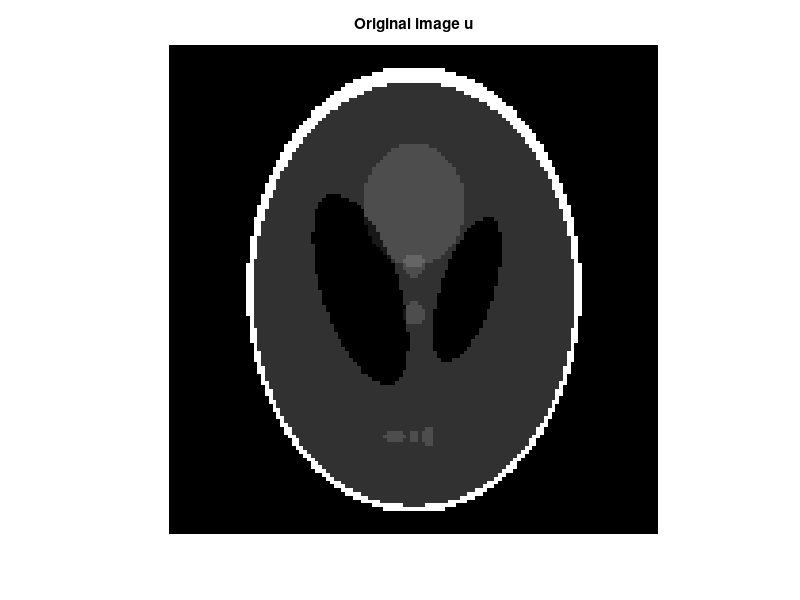
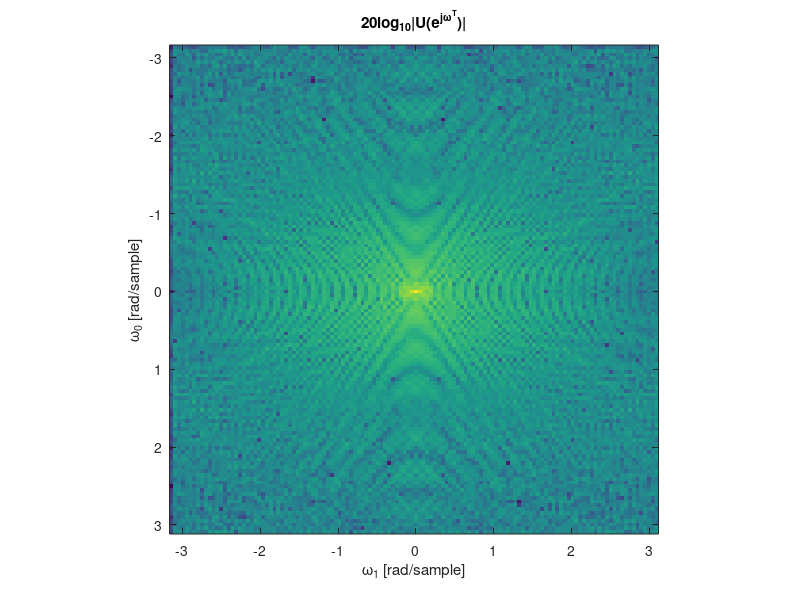

The MATLAB source for these figures, in order: (Note: this script raises an error after producing the figures.)
%% Sample 12-2
%% 画像復元
% フィルタ補正逆投影法 (FBP)
% 
% 画像処理特論
% 
% 村松 正吾 
% 
% 動作確認: MATLAB R2020a
%% Image restoration
% Filtered backprojection (FBP)
% 
% Advanced Topics in Image Processing
% 
% Shogo MURAMATSU
% 
% Verified: MATLAB R2020a
% 準備
% (Preparation)

clear 
close all
% パラメータ設定
% (Parameter settings)

nSlices = 180;
lambda = 10^-5
%% 断層スライス画像の生成
% (Creation of tomographic slice images)
%% 
% * $u(\mathbf{p}), \mathbf{p}\in\mathbb{R}^2$: 原画像 (Original image)
%% 
% PHANTOM関数を利用して改良型シェップ ローガン頭部ファントム画像 $\mathbf{u}$ を作成して表示 (Create the modified 
% Shepp-Logan head phantom image by using function PHATOM and display it.)

u = phantom(128); 
figure(1)
imshow(u)
title('Original image u')
% 2変量DFT 
% (Bivariate DFT)
% 
% $$U[\mathbf{k}]=U(e^{j\mathbf{\omega}^T})|_{\mathbf{\omega}=2\pi\mathbf{Q}^{-T}\mathbf{k}$$

nPointsQ = 2.^nextpow2(size(u));
U = fftn(u,nPointsQ);
figure(2)
w0 = linspace(-pi,pi-2*pi/nPointsQ(2),nPointsQ(2));
w1 = linspace(-pi,pi-2*pi/nPointsQ(1),nPointsQ(1));
imagesc(w1,w0,fftshift(20*log10(abs(U))));
axis square
ylabel('\omega_0 [rad/sample]')
xlabel('\omega_1 [rad/sample]')
title('20log_{10}|U(e^{j{\bf\omega}^T})|')
ax = gca;
ax.YLim = [-pi pi];
ax.XLim = [-pi pi];
ax.YTick = [-pi 0 pi];
ax.YTickLabel = { '-\pi', '0', '\pi'};
ax.XTick = [-pi 0 pi];
ax.XTickLabel = { '-\pi', '0', '\pi'};
% ラドン変換
% (Radon transform)
% 
% $$\mathrm{r}_{u}(x, \theta)=\int_{\mathbb{R}} u\left(x {\bf \theta}+y {\bf 
% \theta}^{\perp}\right) d y$$
% 
% ただし，(where)
%% 
% * $\mathbf{\theta}=(\cos \theta, \sin \theta)^{T}$
% * $\mathbf{\theta}^{\perp}=(-\sin \theta, \cos \theta)^{T}$
%% 
% RADON関数を利用 (Use function RADON)

thetaset = linspace(0,180-180/nSlices,nSlices);
[r,p] = radon(u,thetaset);
%% 
% サイノグラムの表示 (Show sinogram)

figure(3)
imshow(r,[],'Xdata',thetaset,'Ydata',p,'InitialMagnification','fit')
xlabel('\theta (degrees)')
ylabel('x')
title('Sinogram r_u(x,\theta)')
colormap(gca,hot), colorbar
iptsetpref('ImshowAxesVisible','off')
% スライスの単変量DFT
% (Univariate DFT of each slice)
% 
% 中央スライス定理(Central slice theorem)
% 
% $$R_u(j\Omega_x,\theta)=U(j(\sin\theta\ \cos\theta)^T\Omega_x)$$
% 
% ※座標を垂直, 水平の順序で表示していることに注意 (NOTE that  the coordinates are shown in vertical 
% and horizontal order.)
% 
% DFTでの解釈 (Interpretation as DFT)
% 
% $$R_{u,\theta}[k]=R_u(e^{j\omega},\theta)|_{\omega=2\pi k/N}=U(e^{j\mathbf{\omega}^T})|_{\mathbf{\omega}=\left(\begin{array}{c}\sin\theta 
% \\ \cos\theta\end{array}\right)2\pi k/N$$

nPoints = 2^nextpow2(max([size(U,1) length(p)]));
rc = circshift(padarray(r,nPoints-size(r,1),'post'),p(1));
R = fft(rc,nPoints,1);
%% 
% スライス毎のスペクトルの表示 (Display of spectra for each slice)

figure(4)
wx = linspace(-pi,pi-2*pi/nPoints,nPoints);
imagesc(thetaset,wx,fftshift(20*log10(abs(R)),1))
ylabel('\omega_x [rad/sample]')
xlabel('\theta (degrees)')
title('20log_{10}|R(e^{j\omega_x},\theta)|')
ax = gca;
ax.YLim = [-pi pi];
ax.YTick = [-pi 0 pi];
ax.YTickLabel = { '-\pi', '0', '\pi'};
iptsetpref('ImshowAxesVisible','off')
% 逆ラドン変換
% (Inverse radon transform)
% 問題設定 (Problem setting)
% $$\hat{\mathbf{u}}=\arg\min_\mathbf{u}\frac{1}{2}\left\|\left(\begin{array}{c}\mathbf{r}_{\theta_0} 
% \\\mathbf{r}_{\theta_1} \\\vdots \\\mathbf{r}_{\theta_{I-1}} \end{array}\right)-\left(\begin{array}{c}\mathbf{W}_1^{-1}\mathbf{S}_{\downarrow\theta_0} 
% \\\mathbf{W}_1^{-1}\mathbf{S}_{\downarrow\theta_1}  \\\vdots \\\mathbf{W}_1^{-1}\mathbf{S}_{\downarrow\theta_{I-1}} 
% \end{array}\right)\mathbf{W}_2\mathbf{u}\right\|_2^2+\frac{\lambda}{2}\|\mathbf{\nabla}\mathbf{u}\|_2^2$$
% 
% ただし，(where)
%% 
% * $\mathbf{u}\in\mathbb{R}^N$: Vectorized expression of discretized array 
% of $u(\mathbf{p})$ 
% * $\mathbf{r}_{\theta_i}\in\mathbb{R}^m$: Vectorized expression of discretized 
% slice line of $r_u(x,\theta)$
% * $\mathbf{W}_d$: $d$-dimensional DFT matrix
% * $\mathbf{S}_{\downarrow\theta_i}$: Slice operator for direction $\theta_i$
% * $\mathbf{\nabla}$: Gradient operator
% 解 (Solution)
% $$\widehat{\mathbf{u}}=\mathbf{W}_{2}^{-1}\left(\left(\sum_{i=0}^{I-1} \mathbf{S}_{\downarrow 
% \theta_{i}}^{T} \mathbf{S}_{\downarrow \theta_{i}}\right)+\frac{m}{N} \lambda 
% \mathbf{W}_{2} \mathbf{\nabla}^{T} \mathbf{\nabla W}_{2}^{-1}\right)^{-1}\left(\sum_{i=0}^{I-1} 
% \mathbf{S}_{\downarrow \theta_{i}}^{T} \mathbf{W}_{1} \mathbf{r}_{\theta_{i}}\right)$$
% 
% $$\stackrel{\mathrm{DFT}}{\longleftrightarrow} \mathrm{U}[\mathbf{k}]=\left(S_{\uparrow 
% \downarrow}[\mathbf{k}]+\frac{m}{N} \lambda\left(\left|\mathrm{G}_{0}[\mathbf{k}]\right|^{2}+\left|\mathrm{G}_{1}[\mathbf{k}]\right|^{2}\right)\right)^{-1}\left(\sum_{i=0}^{I-1} 
% \mathrm{R}_{\theta_{i}}[\mathbf{k}]\right)$$
%% 
% * $G_0[\mathbf{k}]$: DFT of 1st-order difference filter in vertical direction
% * $G_1[\mathbf{k}]$: DFT of 1st-order difference filter in horizontal direction

% Accumuration of backprojected spectrum Rθi[k]
SR = zeros(nPoints+1);
% Accumuration of slice lines in frequency domain
SS = zeros(nPoints+1);
% Zero array
S0 = zeros(nPoints+1);
S1 = S0;
S1(1,:) = 1;
for iSlice = 1:length(thetaset)
    theta = thetaset(iSlice);
    Si = S0;
    Si(1,:) = [R(:,iSlice).' 0];
    SR = SR + imrotate(fftshift(Si),theta,'crop');
    SS = SS + imrotate(fftshift(S1,1),theta,'crop');
end
SR = ifftshift(SR(1:end-1,1:end-1));
SS = ifftshift(SS(1:end-1,1:end-1));
%% 
% 累積スライスラインの表示 (Display accumulated slice lines)

figure(5)
[k0,k1] = ndgrid(linspace(-pi,pi-2*pi/nPoints,nPoints));
surf(k0,k1,fftshift(SS),'EdgeColor','none')
ylabel('\omega_0 [rad/sample]')
xlabel('\omega_1 [rad/sample]')
title('S_{\uparrow\downarrow}[{\bfk}]')
ax = gca;
ax.YDir = 'reverse';
ax.YLim = [-pi pi];
ax.XLim = [-pi pi];
ax.YTick = [-pi 0 pi];
ax.YTickLabel = { '-\pi', '0', '\pi'};
ax.XTick = [-pi 0 pi];
ax.XTickLabel = { '-\pi', '0', '\pi'};
%% 
% 逆投影スペクトルの表示 (Display of backprojected spectrum)

figure(6)
imagesc(w0,w1,fftshift(20*log10(abs(SR))))
axis square
ylabel('\omega_0 [rad/sample]')
xlabel('\omega_1 [rad/sample]')
title('S_{\uparrow\downarrow}[{\bfk}]')
ax = gca;
ax.YDir = 'reverse';
ax.YLim = [-pi pi];
ax.XLim = [-pi pi];
ax.YTick = [-pi 0 pi];
ax.YTickLabel = { '-\pi', '0', '\pi'};
ax.XTick = [-pi 0 pi];
ax.XTickLabel = { '-\pi', '0', '\pi'};
iptsetpref('ImshowAxesVisible','off')
% 勾配フィルタのパワースペクトル 
% (Power spectrum of gradient filter)
% 
% $$\mathbf{\nabla}^T\mathbf{\nabla}\stackrel{\mathrm{DFT}}{\longleftrightarrow} 
% \left|\mathrm{G}_{0}[\mathbf{k}]\right|^{2}+\left|\mathrm{G}_{1}[\mathbf{k}]\right|^{2}$$
% 
% ソーベルフィルタを利用 (Adopt Sobel filter)

g0 = fspecial('sobel');
g1 = g0.';
GG = abs(fftn(g0,nPoints*[1 1])).^2+abs(fftn(g1,nPoints*[1 1])).^2;
LL = nPoints*GG;
%% 
% パワースペクトルの表示 (Display the power spectrum)

figure(7)
mesh(k1,k0,fftshift(GG))
ylabel('\omega_0 [rad/sample]')
xlabel('\omega_1 [rad/sample]')
title('|G_0|^2+|G_1|^2')
ax = gca;
ax.YDir = 'reverse';
ax.YLim = [-pi pi];
ax.XLim = [-pi pi];
ax.YTick = [-pi 0 pi];
ax.YTickLabel = { '-\pi', '0', '\pi'};
ax.XTick = [-pi 0 pi];
ax.XTickLabel = { '-\pi', '0', '\pi'};
% 画像再構成
% (Image reconstuction)
% 
% 零割を避けるために分母に EPS を加算 (Add EPS to the denominator to avoid dividing by zero.)

figure(8)
% FBP w/ regulalization
Ur = SR./(SS+lambda*LL+eps);
ur = circshift(real(ifft2(Ur)),size(u)/2);
ur = ur(1:size(u,1),1:size(u,2));
subplot(1,3,1)
imshow(ur,[])
title('FBP w/ regulalization')

% FBP w/o regulalization
Uo = SR./(SS+eps);
uo = circshift(real(ifft2(Uo)),size(u)/2);
uo = uo(1:size(u,1),1:size(u,2));
subplot(1,3,2)
imshow(uo,[])
title('FBP w/o regularization')

% BP w/o filtering
ub = circshift(real(ifft2(SR)),size(u)/2);
ub = ub(1:size(u,1),1:size(u,2));
subplot(1,3,3)
imshow(ub,[])
title('BP w/o filtering')
% IRADON関数
% (Functon IRADON)
% 
% 逆ラドン変換を行うMATLAB関数IRADONの利用例 (An example of using the MATLAB function IRADON 
% to perform the inverse radon transformation)
% 
% Perform filtered backprojection.

I1 = iradon(r,thetaset);
%% 
% Perform unfiltered backprojection.

I2 = iradon(r,thetaset,'linear','none');
%% 
% Display the reconstructed images.

figure(9)
subplot(1,2,1)
imshow(I1,[])
title('Filtered Backprojection')
subplot(1,2,2)
imshow(I2,[])
title('Unfiltered Backprojection')
%% 
% © Copyright, Shogo MURAMATSU, All rights reserved.